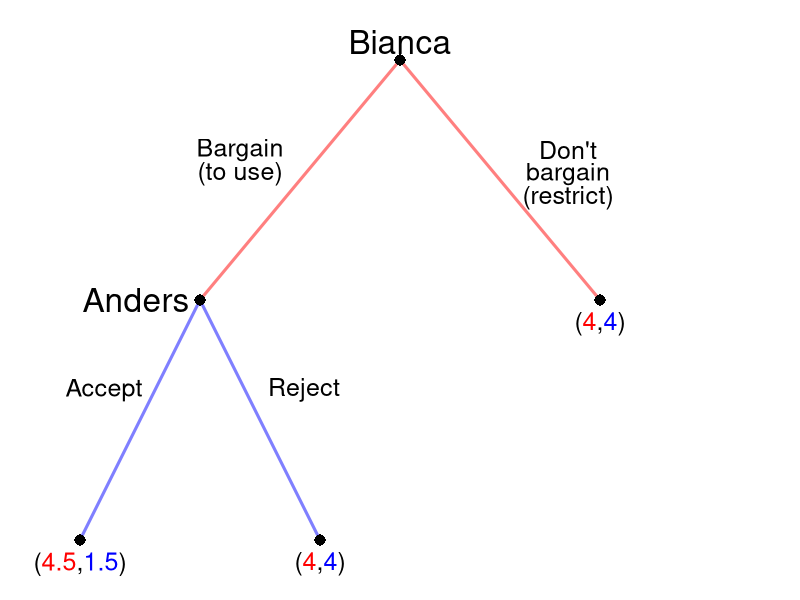

This figure's R source:
require(shape)
pdf(file = "what_can_markets_do/sequential_coase_restricted.pdf", width = 9, height = 7)

#Set parameters for graphics
axislabelsize <- 1.5
labelsize <- 2
actionlabelsize <- 1.5
graphlinewidth <- 3
segmentlinewidth <- 2
nodesize <- 1.5
fadelevel <- 1

COL <- c("#7fc97f", "#beaed4", "#fdc086", "#ffff99", "#386cb0", "#f0027f", "#bf5b17", "#666666")
COLA <- c("#99d8c9","#66c2a4","#41ae76", "#238b45", "#005824")
COLB <- c("#4eb3d3", "#2b8cbe", "#0868ac","#084081")

par(mar =  c(0, 0, 0, 0))

xlims <- c(0, 10)
ylims <- c(0, 10)

npts <- 501 
x <- seq(xlims[1], xlims[2], length.out = npts)
y <- seq(ylims[1], ylims[2], length.out = npts) 

plot(0, 0, xlim = xlims, ylim = ylims, type = "n",
     xlab = expression(paste("")),
     ylab = expression(paste("")), 
     xaxt = "n", 
     yaxt = "n", 
     cex.lab = axislabelsize, 
     bty = "n",
     xaxs="i", 
     yaxs="i")

ticksy <- seq(from = 0, to = ylims[2], by = 2)
ylabels <- seq(from = 0, to = ylims[2], by = 2)
ticksx <- seq(from = 0, to = xlims[2], by = 2)
xlabels <- seq(from = 0, to = xlims[2], by = 2)

#segments(5, 9, 2.5, 5, lty = 1, col = rgb(0, 0, 1, 0.5), lwd = graphlinewidth)
#Plant late
segments(5, 9, 7.5, 5, lty = 1, col = rgb(1, 0, 0, 0.5), lwd = graphlinewidth)

#Branches for Bianca
#From Anders planting early
#Bianca plants early
#Arrows(2.5, 5, 1, 1, col = rgb(1, 0, 0, 0.5), lty = 1, lwd = 3, arr.type = "triangle")
segments(2.5, 5, 1, 1, lty = 1, col = rgb(0, 0, 1, 0.5), lwd = graphlinewidth)
#Bianca plants late
segments(2.5, 5, 4, 1, lty = 1, col = rgb(0, 0, 1, 0.5), lwd = graphlinewidth)

#Branches for Anders
#Plant early
#Arrows(5, 9, 2.5, 5, col = rgb(0, 0, 1, 0.5), lty = 1, lwd = 3, arr.type = "triangle")
segments(5, 9, 2.5, 5, col = rgb(1, 0, 0, 0.5), lty = 1, lwd = 3)

#From Anders plants late
#Bianca plants early
#segments(7.5, 5, 10, 1, lty = 1, col = rgb(1, 0, 0, 0.5), lwd = graphlinewidth)


#Bianca plants late
#segments(7.5, 5, 9, 1, lty = 1, col = rgb(0, 0, 1, 0.5), lwd = graphlinewidth)

#Initial node
points(5, 9, pch = 16, col = "black", cex = nodesize)

#P1 Nodes
points(2.5, 5, pch = 16, col = "black", cex = nodesize)
points(7.5, 5, pch = 16, col = rgb(0,0,0,fadelevel), cex = nodesize)

#P2 Terminal Nodes
points(1, 1, pch = 16, col = "black", cex = nodesize)
points(4, 1, pch = 16, col = rgb(0,0,0,fadelevel), cex = nodesize)
#points(6, 1, pch = 16, col = rgb(0,0,0,fadelevel), cex = nodesize)
#points(9, 1, pch = 16, col = rgb(0,0,0,fadelevel), cex = nodesize)
#points(10, 1, pch = 16, col = rgb(0,0,0,fadelevel), cex = nodesize)

text(5, 9.3, expression(paste("Bianca")), cex = labelsize)
text(3, 7.5, expression(paste("Bargain")), cex = actionlabelsize)
text(3, 7.1, expression(paste("(to use)")), cex = actionlabelsize)
text(7.1, 7.5, expression(paste("Don't")), cex = actionlabelsize, col = rgb(0, 0, 0, fadelevel))
text(7.1, 7.1, expression(paste("bargain")), cex = actionlabelsize, col = rgb(0, 0, 0, fadelevel))
text(7.1, 6.7, expression(paste("(restrict)")), cex = actionlabelsize, col = rgb(0, 0, 0, fadelevel))


text(1.7, 5, expression(paste("Anders")), cex = labelsize)
text(1.3, 3.5, expression(paste("Accept")), cex = actionlabelsize)
#text(1.3, 3.1, expression(paste("early")), cex = actionlabelsize)
text(3.8, 3.5, expression(paste("Reject")), cex = actionlabelsize, col = rgb(0,0,0,fadelevel))
#text(3.8, 3.1, expression(paste("late")), cex = actionlabelsize, col = rgb(0,0,0,fadelevel))


#text(8.2, 5, expression(paste("Anders")), cex = labelsize, col = rgb(0,0,0,fadelevel))
#text(9.1, 3.5, expression(paste("Restrict")), cex = actionlabelsize, col = rgb(0,0,0,fadelevel))
#text(6.1, 3.1, expression(paste("early")), cex = actionlabelsize, col = rgb(0,0,0,fadelevel))
#text(9.1, 3.5, expression(paste("Use")), cex = actionlabelsize, col = rgb(0,0,0,fadelevel))
#text(9.1, 3.1, expression(paste("unrestricted")), cex = actionlabelsize, col = rgb(0,0,0,fadelevel))

#Payoffs 
text(1, .6, expression("(" * phantom("4.5") * "," * phantom("1.5") * ")"), cex = actionlabelsize)
text(1, .6, expression(phantom("(") * "4.5" * phantom(",") * phantom("1.5") * phantom(")")), col = rgb(1, 0, 0, 1),  cex = actionlabelsize)
text(1, .6, expression(phantom("(") * phantom("4.5") * phantom(",") * "1.5" * phantom(")")), col = rgb(0, 0, 1, 1), cex = actionlabelsize)

text(4, .6, expression("(" * phantom("4") * "," * phantom("4") * ")"), cex = actionlabelsize)
text(4, .6, expression(phantom("(") * "4" * phantom(",") * phantom("4") * phantom(")")), col = rgb(1, 0, 0, 1),  cex = actionlabelsize)
text(4, .6, expression(phantom("(") * phantom("4") * phantom(",") * "4" * phantom(")")), col = rgb(0, 0, 1,1), cex = actionlabelsize)

text(7.5, 4.6, expression("(" * phantom("4") * "," * phantom("4") * ")"), cex = actionlabelsize)
text(7.5, 4.6, expression(phantom("(") * "4" * phantom(",") * phantom("4") * phantom(")")), col = rgb(1, 0, 0, 1),  cex = actionlabelsize)
text(7.5, 4.6, expression(phantom("(") * phantom("4") * phantom(",") * "4" * phantom(")")), col = rgb(0, 0, 1, 1), cex = actionlabelsize)

#text(6, .6, expression("(4, 4)"), cex = actionlabelsize, col = rgb(0,0,0,fadelevel))
#text(9, .6, expression("(1, 0)"), cex = actionlabelsize, col = rgb(0,0,0,fadelevel))

#Cutting branch plant late when A plants early
# segments(2.6, 3.9, 3.1, 4.4, lty = 1, col = rgb(0,0,0,fadelevel), lwd = graphlinewidth)
# segments(2.8, 3.25, 3.3, 3.75, lty = 1, col = rgb(0,0,0,fadelevel), lwd = graphlinewidth)
# segments(3, 2.65, 3.5, 3.15, lty = 1, col = rgb(0,0,0,fadelevel), lwd = graphlinewidth)
# segments(3.2, 2.05, 3.7, 2.55, lty = 1, col = rgb(0,0,0,fadelevel), lwd = graphlinewidth)
# segments(3.4, 1.45, 3.9, 1.95, lty = 1, col = rgb(0,0,0,fadelevel), lwd = graphlinewidth)


#Cutting branch plant late when A plants
# segments(7.4, 3.9, 6.9, 4.4, lty = 1, col = rgb(0,0,0,fadelevel), lwd = graphlinewidth)
# segments(7.2, 3.25, 6.7, 3.75, lty = 1, col = rgb(0,0,0,fadelevel), lwd = graphlinewidth)
# segments(7, 2.65, 6.5, 3.15, lty = 1, col = rgb(0,0,0,fadelevel), lwd = graphlinewidth)
# segments(6.8, 2.05, 6.3, 2.55, lty = 1, col = rgb(0,0,0,fadelevel), lwd = graphlinewidth)
# segments(6.6, 1.45, 6.1, 1.95, lty = 1, col = rgb(0,0,0,fadelevel), lwd = graphlinewidth)

#Cutting branch plant late for A given B's actions
# segments(5.25, 7.9, 5.75, 8.4, lty = 1, col = rgb(0,0,0,fadelevel), lwd = graphlinewidth)
# segments(5.65, 7.3, 6.15, 7.8, lty = 1, col = rgb(0,0,0,fadelevel), lwd = graphlinewidth)
# segments(6.05, 6.7, 6.55, 7.2, lty = 1, col = rgb(0,0,0,fadelevel), lwd = graphlinewidth)
# segments(6.45, 6.1, 6.95, 6.6, lty = 1, col = rgb(0,0,0,fadelevel), lwd = graphlinewidth)
# segments(6.85, 5.5, 7.35, 6, lty = 1, col = rgb(0,0,0,fadelevel), lwd = graphlinewidth)


dev.off()
